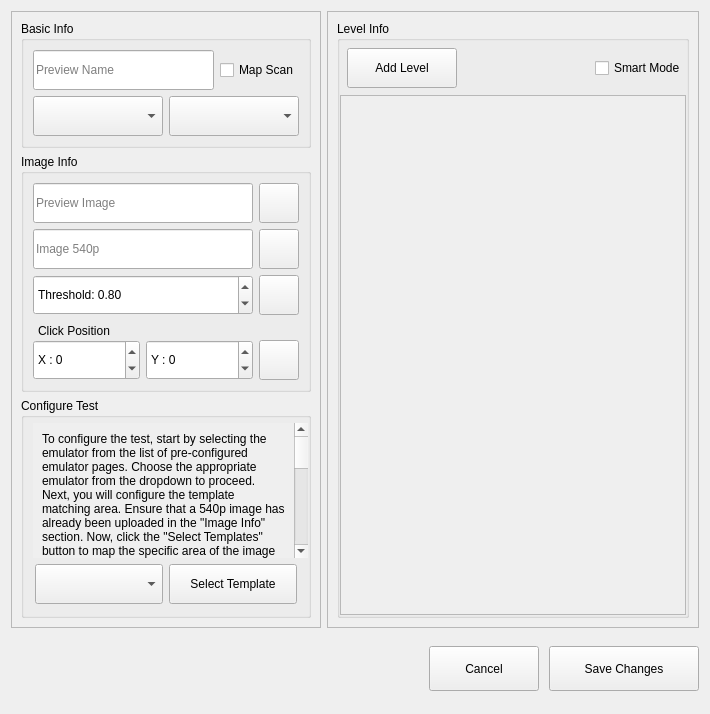
<?xml version="1.0" encoding="UTF-8"?>
<ui version="4.0">
 <class>Monster_Edit_Dialog</class>
 <widget class="QWidget" name="Monster_Edit_Dialog">
  <property name="geometry">
   <rect>
    <x>0</x>
    <y>0</y>
    <width>710</width>
    <height>714</height>
   </rect>
  </property>
  <property name="windowTitle">
   <string>Monster Details</string>
  </property>
  <layout class="QVBoxLayout" name="verticalLayout" stretch="9,1">
   <item>
    <widget class="QFrame" name="frame">
     <property name="frameShape">
      <enum>QFrame::Shape::NoFrame</enum>
     </property>
     <property name="frameShadow">
      <enum>QFrame::Shadow::Raised</enum>
     </property>
     <layout class="QHBoxLayout" name="horizontalLayout_2" stretch="5,6">
      <property name="leftMargin">
       <number>0</number>
      </property>
      <property name="topMargin">
       <number>0</number>
      </property>
      <property name="rightMargin">
       <number>0</number>
      </property>
      <property name="bottomMargin">
       <number>0</number>
      </property>
      <item>
       <widget class="QFrame" name="frame_6">
        <property name="frameShape">
         <enum>QFrame::Shape::StyledPanel</enum>
        </property>
        <property name="frameShadow">
         <enum>QFrame::Shadow::Raised</enum>
        </property>
        <layout class="QHBoxLayout" name="horizontalLayout_9">
         <property name="leftMargin">
          <number>0</number>
         </property>
         <property name="topMargin">
          <number>0</number>
         </property>
         <property name="rightMargin">
          <number>0</number>
         </property>
         <property name="bottomMargin">
          <number>0</number>
         </property>
         <item>
          <widget class="QFrame" name="frame_7">
           <property name="sizePolicy">
            <sizepolicy hsizetype="Preferred" vsizetype="Expanding">
             <horstretch>0</horstretch>
             <verstretch>0</verstretch>
            </sizepolicy>
           </property>
           <property name="frameShape">
            <enum>QFrame::Shape::NoFrame</enum>
           </property>
           <property name="frameShadow">
            <enum>QFrame::Shadow::Raised</enum>
           </property>
           <layout class="QVBoxLayout" name="verticalLayout_3">
            <item alignment="Qt::AlignmentFlag::AlignTop">
             <widget class="QGroupBox" name="groupBox">
              <property name="sizePolicy">
               <sizepolicy hsizetype="Preferred" vsizetype="Expanding">
                <horstretch>0</horstretch>
                <verstretch>0</verstretch>
               </sizepolicy>
              </property>
              <property name="title">
               <string>Basic Info</string>
              </property>
              <layout class="QHBoxLayout" name="horizontalLayout_3">
               <property name="leftMargin">
                <number>0</number>
               </property>
               <property name="topMargin">
                <number>0</number>
               </property>
               <property name="rightMargin">
                <number>0</number>
               </property>
               <property name="bottomMargin">
                <number>0</number>
               </property>
               <item>
                <widget class="QFrame" name="frame_8">
                 <property name="frameShape">
                  <enum>QFrame::Shape::NoFrame</enum>
                 </property>
                 <property name="frameShadow">
                  <enum>QFrame::Shadow::Raised</enum>
                 </property>
                 <layout class="QGridLayout" name="gridLayout" rowstretch="0,0">
                  <item row="1" column="0">
                   <widget class="QComboBox" name="category_combo_box">
                    <property name="sizePolicy">
                     <sizepolicy hsizetype="Expanding" vsizetype="Fixed">
                      <horstretch>0</horstretch>
                      <verstretch>0</verstretch>
                     </sizepolicy>
                    </property>
                    <property name="minimumSize">
                     <size>
                      <width>0</width>
                      <height>40</height>
                     </size>
                    </property>
                    <property name="placeholderText">
                     <string>Category</string>
                    </property>
                   </widget>
                  </item>
                  <item row="1" column="1">
                   <widget class="QComboBox" name="logic_combo_box">
                    <property name="sizePolicy">
                     <sizepolicy hsizetype="Expanding" vsizetype="Fixed">
                      <horstretch>0</horstretch>
                      <verstretch>0</verstretch>
                     </sizepolicy>
                    </property>
                    <property name="minimumSize">
                     <size>
                      <width>110</width>
                      <height>40</height>
                     </size>
                    </property>
                    <property name="placeholderText">
                     <string>Logic</string>
                    </property>
                   </widget>
                  </item>
                  <item row="0" column="0" colspan="2">
                   <widget class="QFrame" name="frame_9">
                    <property name="sizePolicy">
                     <sizepolicy hsizetype="Expanding" vsizetype="Preferred">
                      <horstretch>0</horstretch>
                      <verstretch>0</verstretch>
                     </sizepolicy>
                    </property>
                    <property name="frameShape">
                     <enum>QFrame::Shape::NoFrame</enum>
                    </property>
                    <property name="frameShadow">
                     <enum>QFrame::Shadow::Raised</enum>
                    </property>
                    <layout class="QHBoxLayout" name="horizontalLayout_12">
                     <property name="leftMargin">
                      <number>0</number>
                     </property>
                     <property name="topMargin">
                      <number>0</number>
                     </property>
                     <property name="rightMargin">
                      <number>0</number>
                     </property>
                     <property name="bottomMargin">
                      <number>0</number>
                     </property>
                     <item>
                      <widget class="QLineEdit" name="preview_name_line_edit">
                       <property name="minimumSize">
                        <size>
                         <width>0</width>
                         <height>40</height>
                        </size>
                       </property>
                       <property name="placeholderText">
                        <string>Preview Name</string>
                       </property>
                      </widget>
                     </item>
                     <item alignment="Qt::AlignmentFlag::AlignRight">
                      <widget class="QCheckBox" name="map_scan_checkbox">
                       <property name="text">
                        <string>Map Scan</string>
                       </property>
                      </widget>
                     </item>
                    </layout>
                   </widget>
                  </item>
                 </layout>
                </widget>
               </item>
              </layout>
             </widget>
            </item>
            <item alignment="Qt::AlignmentFlag::AlignTop">
             <widget class="QGroupBox" name="groupBox_2">
              <property name="sizePolicy">
               <sizepolicy hsizetype="Preferred" vsizetype="Expanding">
                <horstretch>0</horstretch>
                <verstretch>0</verstretch>
               </sizepolicy>
              </property>
              <property name="title">
               <string>Image Info</string>
              </property>
              <layout class="QHBoxLayout" name="horizontalLayout_6">
               <item>
                <widget class="QFrame" name="frame_10">
                 <property name="frameShape">
                  <enum>QFrame::Shape::NoFrame</enum>
                 </property>
                 <property name="frameShadow">
                  <enum>QFrame::Shadow::Raised</enum>
                 </property>
                 <layout class="QGridLayout" name="gridLayout_2">
                  <property name="leftMargin">
                   <number>0</number>
                  </property>
                  <property name="topMargin">
                   <number>0</number>
                  </property>
                  <property name="rightMargin">
                   <number>0</number>
                  </property>
                  <property name="bottomMargin">
                   <number>0</number>
                  </property>
                  <item row="1" column="0">
                   <widget class="QLineEdit" name="p540_image_line_edit">
                    <property name="minimumSize">
                     <size>
                      <width>0</width>
                      <height>40</height>
                     </size>
                    </property>
                    <property name="placeholderText">
                     <string>Image 540p</string>
                    </property>
                   </widget>
                  </item>
                  <item row="5" column="0" colspan="2">
                   <widget class="QFrame" name="frame_11">
                    <property name="frameShape">
                     <enum>QFrame::Shape::NoFrame</enum>
                    </property>
                    <property name="frameShadow">
                     <enum>QFrame::Shadow::Raised</enum>
                    </property>
                    <layout class="QVBoxLayout" name="verticalLayout_7">
                     <property name="spacing">
                      <number>0</number>
                     </property>
                     <property name="leftMargin">
                      <number>0</number>
                     </property>
                     <property name="topMargin">
                      <number>0</number>
                     </property>
                     <property name="rightMargin">
                      <number>0</number>
                     </property>
                     <property name="bottomMargin">
                      <number>0</number>
                     </property>
                     <item>
                      <widget class="QFrame" name="frame_12">
                       <property name="frameShape">
                        <enum>QFrame::Shape::NoFrame</enum>
                       </property>
                       <property name="frameShadow">
                        <enum>QFrame::Shadow::Raised</enum>
                       </property>
                       <layout class="QHBoxLayout" name="horizontalLayout_5">
                        <property name="leftMargin">
                         <number>5</number>
                        </property>
                        <property name="topMargin">
                         <number>3</number>
                        </property>
                        <property name="rightMargin">
                         <number>0</number>
                        </property>
                        <property name="bottomMargin">
                         <number>2</number>
                        </property>
                        <item>
                         <widget class="QLabel" name="label_3">
                          <property name="text">
                           <string>Click Position</string>
                          </property>
                         </widget>
                        </item>
                       </layout>
                      </widget>
                     </item>
                     <item>
                      <widget class="QFrame" name="frame_13">
                       <property name="frameShape">
                        <enum>QFrame::Shape::NoFrame</enum>
                       </property>
                       <property name="frameShadow">
                        <enum>QFrame::Shadow::Raised</enum>
                       </property>
                       <layout class="QHBoxLayout" name="horizontalLayout_4" stretch="5,5,1">
                        <property name="leftMargin">
                         <number>0</number>
                        </property>
                        <property name="topMargin">
                         <number>0</number>
                        </property>
                        <property name="rightMargin">
                         <number>0</number>
                        </property>
                        <property name="bottomMargin">
                         <number>0</number>
                        </property>
                        <item>
                         <widget class="QSpinBox" name="click_x_spin_box">
                          <property name="minimumSize">
                           <size>
                            <width>100</width>
                            <height>40</height>
                           </size>
                          </property>
                          <property name="maximumSize">
                           <size>
                            <width>16777215</width>
                            <height>16777215</height>
                           </size>
                          </property>
                          <property name="suffix">
                           <string/>
                          </property>
                          <property name="prefix">
                           <string>X : </string>
                          </property>
                          <property name="minimum">
                           <number>-50</number>
                          </property>
                          <property name="maximum">
                           <number>50</number>
                          </property>
                         </widget>
                        </item>
                        <item>
                         <widget class="QSpinBox" name="click_y_spin_box">
                          <property name="minimumSize">
                           <size>
                            <width>100</width>
                            <height>40</height>
                           </size>
                          </property>
                          <property name="maximumSize">
                           <size>
                            <width>16777215</width>
                            <height>16777215</height>
                           </size>
                          </property>
                          <property name="prefix">
                           <string>Y : </string>
                          </property>
                          <property name="minimum">
                           <number>-50</number>
                          </property>
                          <property name="maximum">
                           <number>50</number>
                          </property>
                         </widget>
                        </item>
                        <item>
                         <widget class="QPushButton" name="simulate_click_btn">
                          <property name="minimumSize">
                           <size>
                            <width>40</width>
                            <height>40</height>
                           </size>
                          </property>
                          <property name="text">
                           <string/>
                          </property>
                          <property name="icon">
                           <iconset theme="QIcon::ThemeIcon::MediaRecord"/>
                          </property>
                         </widget>
                        </item>
                       </layout>
                      </widget>
                     </item>
                    </layout>
                   </widget>
                  </item>
                  <item row="3" column="1">
                   <widget class="QPushButton" name="find_threshold_btn">
                    <property name="minimumSize">
                     <size>
                      <width>40</width>
                      <height>40</height>
                     </size>
                    </property>
                    <property name="text">
                     <string/>
                    </property>
                    <property name="icon">
                     <iconset theme="QIcon::ThemeIcon::SystemSearch"/>
                    </property>
                   </widget>
                  </item>
                  <item row="0" column="0">
                   <widget class="QLineEdit" name="preview_image_line_edit">
                    <property name="minimumSize">
                     <size>
                      <width>0</width>
                      <height>40</height>
                     </size>
                    </property>
                    <property name="placeholderText">
                     <string>Preview Image</string>
                    </property>
                   </widget>
                  </item>
                  <item row="3" column="0">
                   <widget class="QDoubleSpinBox" name="threshod_spin_box">
                    <property name="minimumSize">
                     <size>
                      <width>0</width>
                      <height>40</height>
                     </size>
                    </property>
                    <property name="prefix">
                     <string>Threshold: </string>
                    </property>
                    <property name="minimum">
                     <double>0.500000000000000</double>
                    </property>
                    <property name="maximum">
                     <double>0.990000000000000</double>
                    </property>
                    <property name="singleStep">
                     <double>0.010000000000000</double>
                    </property>
                    <property name="value">
                     <double>0.800000000000000</double>
                    </property>
                   </widget>
                  </item>
                  <item row="1" column="1">
                   <widget class="QPushButton" name="browse_540p_btn">
                    <property name="minimumSize">
                     <size>
                      <width>40</width>
                      <height>40</height>
                     </size>
                    </property>
                    <property name="text">
                     <string/>
                    </property>
                    <property name="icon">
                     <iconset theme="QIcon::ThemeIcon::FolderOpen"/>
                    </property>
                   </widget>
                  </item>
                  <item row="0" column="1">
                   <widget class="QPushButton" name="browse_preview_btn">
                    <property name="minimumSize">
                     <size>
                      <width>40</width>
                      <height>40</height>
                     </size>
                    </property>
                    <property name="text">
                     <string/>
                    </property>
                    <property name="icon">
                     <iconset theme="QIcon::ThemeIcon::FolderOpen"/>
                    </property>
                   </widget>
                  </item>
                 </layout>
                </widget>
               </item>
              </layout>
             </widget>
            </item>
            <item>
             <widget class="QGroupBox" name="groupBox_3">
              <property name="sizePolicy">
               <sizepolicy hsizetype="Preferred" vsizetype="Expanding">
                <horstretch>0</horstretch>
                <verstretch>0</verstretch>
               </sizepolicy>
              </property>
              <property name="title">
               <string>Configure Test</string>
              </property>
              <layout class="QVBoxLayout" name="verticalLayout_2" stretch="8,2">
               <property name="leftMargin">
                <number>0</number>
               </property>
               <property name="topMargin">
                <number>0</number>
               </property>
               <property name="rightMargin">
                <number>0</number>
               </property>
               <property name="bottomMargin">
                <number>0</number>
               </property>
               <item alignment="Qt::AlignmentFlag::AlignTop">
                <widget class="QFrame" name="frame_3">
                 <property name="sizePolicy">
                  <sizepolicy hsizetype="Preferred" vsizetype="Expanding">
                   <horstretch>0</horstretch>
                   <verstretch>0</verstretch>
                  </sizepolicy>
                 </property>
                 <property name="frameShape">
                  <enum>QFrame::Shape::NoFrame</enum>
                 </property>
                 <property name="frameShadow">
                  <enum>QFrame::Shadow::Raised</enum>
                 </property>
                 <layout class="QHBoxLayout" name="horizontalLayout_13">
                  <property name="topMargin">
                   <number>5</number>
                  </property>
                  <property name="rightMargin">
                   <number>0</number>
                  </property>
                  <property name="bottomMargin">
                   <number>0</number>
                  </property>
                  <item>
                   <widget class="QScrollArea" name="scrollArea">
                    <property name="frameShape">
                     <enum>QFrame::Shape::NoFrame</enum>
                    </property>
                    <property name="widgetResizable">
                     <bool>true</bool>
                    </property>
                    <widget class="QWidget" name="scrollAreaWidgetContents_2">
                     <property name="geometry">
                      <rect>
                       <x>0</x>
                       <y>0</y>
                       <width>252</width>
                       <height>842</height>
                      </rect>
                     </property>
                     <layout class="QHBoxLayout" name="horizontalLayout_7">
                      <item>
                       <widget class="QLabel" name="label">
                        <property name="minimumSize">
                         <size>
                          <width>0</width>
                          <height>80</height>
                         </size>
                        </property>
                        <property name="text">
                         <string>To configure the test, start by selecting the emulator from the list of pre-configured emulator pages. Choose the appropriate emulator from the dropdown to proceed. Next, you will configure the template matching area. Ensure that a 540p image has already been uploaded in the &quot;Image Info&quot; section. Now, click the &quot;Select Templates&quot; button to map the specific area of the image that should be used for template matching. This selected area will serve as the region of interest for the bot's matching algorithm. It's important to configure the template area properly.

After defining the template area, use the magnifier icon to help find the optimal threshold value. This tool captures real-time gameplay, allowing you to fine-tune the threshold settings to ensure accurate detection of the boss in the game. Adjust the threshold value accordingly, as it will affect the precision of the template matching.

Finally, configure the click position by clicking the button next to the click position field. This operation simulates a click to test whether it lands directly on the boss or if any adjustment is needed. By fine-tuning the click position, you can ensure the bot accurately targets the in-game boss for interactions.</string>
                        </property>
                        <property name="scaledContents">
                         <bool>true</bool>
                        </property>
                        <property name="wordWrap">
                         <bool>true</bool>
                        </property>
                       </widget>
                      </item>
                     </layout>
                    </widget>
                   </widget>
                  </item>
                 </layout>
                </widget>
               </item>
               <item>
                <widget class="QFrame" name="frame_5">
                 <property name="sizePolicy">
                  <sizepolicy hsizetype="Preferred" vsizetype="Expanding">
                   <horstretch>0</horstretch>
                   <verstretch>0</verstretch>
                  </sizepolicy>
                 </property>
                 <property name="minimumSize">
                  <size>
                   <width>160</width>
                   <height>0</height>
                  </size>
                 </property>
                 <property name="frameShape">
                  <enum>QFrame::Shape::NoFrame</enum>
                 </property>
                 <property name="frameShadow">
                  <enum>QFrame::Shadow::Raised</enum>
                 </property>
                 <layout class="QHBoxLayout" name="horizontalLayout_8">
                  <property name="leftMargin">
                   <number>11</number>
                  </property>
                  <property name="topMargin">
                   <number>0</number>
                  </property>
                  <property name="rightMargin">
                   <number>11</number>
                  </property>
                  <property name="bottomMargin">
                   <number>11</number>
                  </property>
                  <item>
                   <widget class="QComboBox" name="choose_emulator_check_box">
                    <property name="minimumSize">
                     <size>
                      <width>0</width>
                      <height>40</height>
                     </size>
                    </property>
                    <property name="placeholderText">
                     <string>Choose Emulator</string>
                    </property>
                   </widget>
                  </item>
                  <item>
                   <widget class="QPushButton" name="select_template_btn">
                    <property name="minimumSize">
                     <size>
                      <width>0</width>
                      <height>40</height>
                     </size>
                    </property>
                    <property name="text">
                     <string>Select Template</string>
                    </property>
                   </widget>
                  </item>
                 </layout>
                </widget>
               </item>
              </layout>
             </widget>
            </item>
           </layout>
          </widget>
         </item>
        </layout>
       </widget>
      </item>
      <item>
       <widget class="QFrame" name="frame_14">
        <property name="frameShape">
         <enum>QFrame::Shape::StyledPanel</enum>
        </property>
        <property name="frameShadow">
         <enum>QFrame::Shadow::Raised</enum>
        </property>
        <layout class="QVBoxLayout" name="verticalLayout_4">
         <item>
          <widget class="QGroupBox" name="groupBox_4">
           <property name="title">
            <string>Level Info</string>
           </property>
           <layout class="QVBoxLayout" name="verticalLayout_5">
            <property name="spacing">
             <number>0</number>
            </property>
            <property name="leftMargin">
             <number>0</number>
            </property>
            <property name="topMargin">
             <number>0</number>
            </property>
            <property name="rightMargin">
             <number>0</number>
            </property>
            <property name="bottomMargin">
             <number>0</number>
            </property>
            <item>
             <widget class="QFrame" name="frame_4">
              <property name="frameShape">
               <enum>QFrame::Shape::NoFrame</enum>
              </property>
              <property name="frameShadow">
               <enum>QFrame::Shadow::Raised</enum>
              </property>
              <layout class="QHBoxLayout" name="horizontalLayout_10">
               <property name="leftMargin">
                <number>7</number>
               </property>
               <property name="topMargin">
                <number>7</number>
               </property>
               <property name="rightMargin">
                <number>0</number>
               </property>
               <property name="bottomMargin">
                <number>7</number>
               </property>
               <item alignment="Qt::AlignmentFlag::AlignLeft">
                <widget class="QPushButton" name="add_level_btn">
                 <property name="minimumSize">
                  <size>
                   <width>110</width>
                   <height>40</height>
                  </size>
                 </property>
                 <property name="text">
                  <string>Add Level</string>
                 </property>
                 <property name="icon">
                  <iconset theme="QIcon::ThemeIcon::ListAdd"/>
                 </property>
                </widget>
               </item>
               <item alignment="Qt::AlignmentFlag::AlignRight">
                <widget class="QCheckBox" name="smart_mode_check_box">
                 <property name="text">
                  <string>Smart Mode</string>
                 </property>
                </widget>
               </item>
              </layout>
             </widget>
            </item>
            <item>
             <widget class="QFrame" name="level_frame">
              <property name="sizePolicy">
               <sizepolicy hsizetype="Preferred" vsizetype="Expanding">
                <horstretch>0</horstretch>
                <verstretch>0</verstretch>
               </sizepolicy>
              </property>
              <property name="frameShape">
               <enum>QFrame::Shape::NoFrame</enum>
              </property>
              <property name="frameShadow">
               <enum>QFrame::Shadow::Raised</enum>
              </property>
              <layout class="QHBoxLayout" name="horizontalLayout_11">
               <property name="leftMargin">
                <number>0</number>
               </property>
               <property name="topMargin">
                <number>0</number>
               </property>
               <property name="rightMargin">
                <number>0</number>
               </property>
               <property name="bottomMargin">
                <number>0</number>
               </property>
               <item>
                <widget class="QScrollArea" name="level_scrollArea">
                 <property name="widgetResizable">
                  <bool>true</bool>
                 </property>
                 <widget class="QWidget" name="scrollAreaWidgetContents">
                  <property name="geometry">
                   <rect>
                    <x>0</x>
                    <y>0</y>
                    <width>339</width>
                    <height>508</height>
                   </rect>
                  </property>
                 </widget>
                </widget>
               </item>
              </layout>
             </widget>
            </item>
           </layout>
          </widget>
         </item>
        </layout>
       </widget>
      </item>
     </layout>
    </widget>
   </item>
   <item alignment="Qt::AlignmentFlag::AlignRight">
    <widget class="QFrame" name="frame_2">
     <property name="frameShape">
      <enum>QFrame::Shape::NoFrame</enum>
     </property>
     <property name="frameShadow">
      <enum>QFrame::Shadow::Raised</enum>
     </property>
     <layout class="QHBoxLayout" name="horizontalLayout">
      <property name="spacing">
       <number>10</number>
      </property>
      <property name="leftMargin">
       <number>0</number>
      </property>
      <property name="topMargin">
       <number>0</number>
      </property>
      <property name="rightMargin">
       <number>0</number>
      </property>
      <property name="bottomMargin">
       <number>0</number>
      </property>
      <item>
       <widget class="QPushButton" name="cancel_btn">
        <property name="minimumSize">
         <size>
          <width>110</width>
          <height>45</height>
         </size>
        </property>
        <property name="text">
         <string>Cancel</string>
        </property>
       </widget>
      </item>
      <item>
       <widget class="QPushButton" name="save_changes_btn">
        <property name="minimumSize">
         <size>
          <width>150</width>
          <height>45</height>
         </size>
        </property>
        <property name="text">
         <string>Save Changes</string>
        </property>
       </widget>
      </item>
     </layout>
    </widget>
   </item>
  </layout>
 </widget>
 <resources/>
 <connections/>
</ui>
